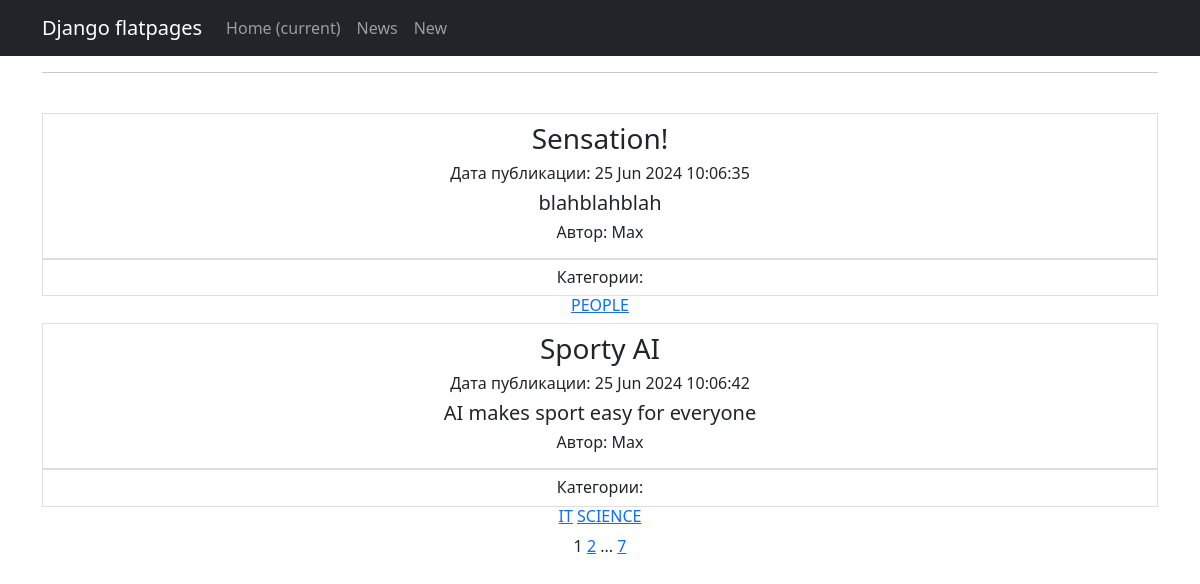
Page /news/ on the committed database.
### news/models.py (models this page shows, shortened)
class Post(models.Model):
    author = models.ForeignKey(Author, on_delete=models.CASCADE)
    NEWS = 'NW'
    ARTICLE = 'AR'
    CATEGORY_CHOICES = (
        (NEWS, 'Новость'),
        (ARTICLE, 'Статья')
    )
    categoryType = models.CharField(max_length=2, choices=CATEGORY_CHOICES, default=ARTICLE)
    dateCreation = models.DateTimeField(auto_now_add=True)
    postCategory = models.ManyToManyField(Category, through='PostCategory')
    title = models.CharField(max_length=128, unique=True)
    text = models.TextField()
    rating = models.IntegerField(default=0)

class Author(models.Model):
    user = models.OneToOneField(User, on_delete=models.CASCADE)
    rating = models.IntegerField(default=0)

class Category(models.Model):
    name = models.CharField(max_length=64, unique=True)
    subscribers = models.ManyToManyField(User, related_name='categories')
    def __str__(self):
        return self.name

### news/views.py (the view)
# urls.py: path('', cache_page(60 * 5)(PostList.as_view()), name='post_list'),
class PostList(ListView):
    model = Post
    ordering = 'dateCreation'
    template_name = 'flatpages/news.html'
    context_object_name = 'posts'
    queryset = Post.objects.order_by(
        '-dateCreation'
    )
    paginate_by=2
    def get_queryset(self):
        queryset = super().get_queryset()
        self.filterset = PostFilter(self.request.GET, queryset)
        return self.filterset.qs
    def get_context_data(self, **kwargs):
        context = super().get_context_data(**kwargs)
        context['filterset'] = self.filterset
        return context

### news/templatetags/custom_tags.py (called while the page is built)
@register.simple_tag(takes_context=True)
def url_replace(context, **kwargs):
   d = context['request'].GET.copy()
   for k, v in kwargs.items():
      d[k]=v
   return d.urlencode()

### templates/flatpages/news.html (shortened to what this page needs)
{% extends 'flatpages/default.html' %}
{% load custom_filters %}
{% load custom_tags %}
{% block content %}
<hr>
{% if posts %}
<div class="list-group">
    <br>
    {% for new in posts %}
    <a href="{{ new.id }}" class="list-group-item list-group-item-action">
        <h3 style="..."><span
                style="...">{{ new.title }}</span></h3>
        <h6 style="..."><span
                style="...">Дата публикации: {{ new.dateCreation | date:'d M Y h:m:s' }}</span></h6>
        <h5 style="...">{{ new.text | truncatewords:20 }}</h5>
        <h6 style="..."><span
                style="...">Автор: {{ new.author.user }}</span></h6>
        <h6 style="..."><span
                style="...">Категории: </span>
            {% for cat in new.postCategory.all %}
                <a href="{% url 'category_list' cat.id %}">{{ cat }}</a>
            {% endfor %}
        </h6>
    </a>
    {% endfor%}
</div>
{% else %}
<h2>Ждем свежие новости</h2>
{% endif %}
   {{ page_obj.number }}
   {% if page_obj.has_next %}
       <a href="?{% url_replace page=page_obj.next_page_number %}">{{ page_obj.next_page_number }}</a>
       {% if paginator.num_pages != page_obj.next_page_number %}
           ...
           <a href="?{% url_replace page=page_obj.paginator.num_pages %}">{{ page_obj.paginator.num_pages }}</a>
       {% endif %}
   {% endif %}
{% endblock content %}

### rows in the picture
Post: title "Sensation!", dateCreation "25 Jun 2024 10:06:35", text "blahblahblah", author.user "Max"
Category: name "PEOPLE"
Post: title "Sporty AI", dateCreation "25 Jun 2024 10:06:42", text "AI makes sport easy for everyone", author.user "Max"
Category: name "IT"
Category: name "SCIENCE"

### other values in the picture
{{ page_obj.number }} "1"
{{ page_obj.next_page_number }} "2"
{{ page_obj.paginator.num_pages }} "7"
